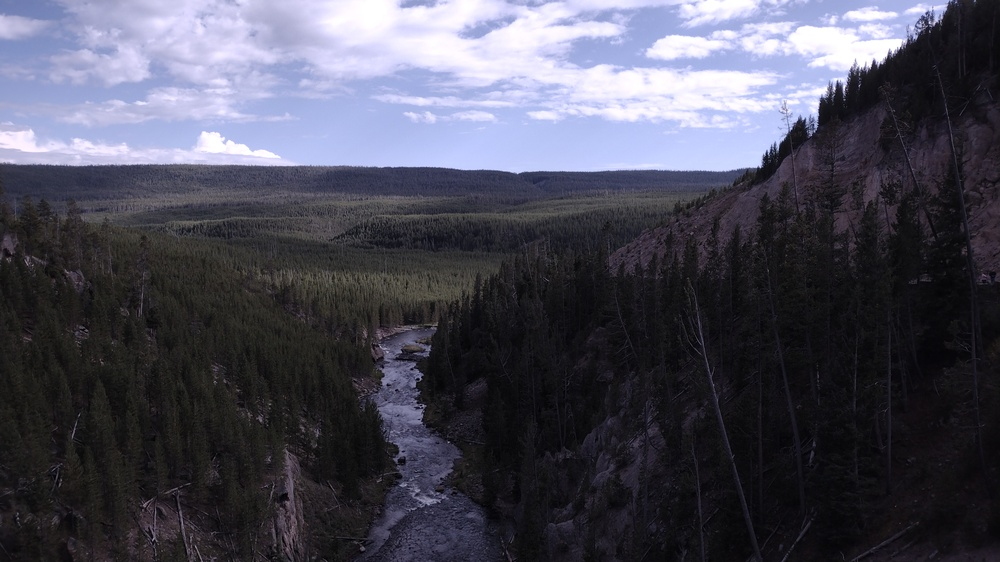
#> input picture images/landscape_different_aspect.jpg, 1000 x 562 px, shrunk from 4000 x 2250 before the run
$ python main.py images/landscape_different_aspect.jpg images/landscape_left.jpg
#> lines starting #> are read from the running program, lines starting #| are printed output that depends on the picture
from PIL import Image
from math import sqrt
import argparse
from tqdm import tqdm

def vector_magnitude(v: tuple):
    """
    Finds the magnitude of a given vector.
    As it turns out, the magnitude of an RGB value abstracted as vector
    works for finding a sane grayscale value.
    """

    mag = 0
    for component in v:
        mag += component ** 2
    return sqrt(mag)

def scale_vector(s, v: tuple):
    """
    Multiplies each element of the vector by the same value to make
    it smaller or larger.
    """
    return tuple(s * x for x in v)

def dot_product(v1: tuple, v2: tuple):
    """
    Sums the products of each element.
    Example: a1*b1 + a2*b2 + an*bn for vectors a and b.
    """
    total = 0
    for i in range(len(v1)):
        total += v1[i] * v2[i]
    return total

def project_vector(b: tuple, a: tuple):
    """Project vector a onto b"""
    # Handle zero vector to avoid division by zero
    if vector_magnitude(b) == 0:
        return (0, 0, 0)
    return scale_vector(dot_product(a, b) / dot_product(b, b), b)

def integerize_vector(v: tuple):
    """
    Ensure the vector only contains integers. Truncates any floats.
    This is necessary for RGB values as they are strictly integers.
    """
    return tuple(int(x) for x in v)

def main():
    # Parse the command line arguments
    parser = argparse.ArgumentParser(description='Quantify image similarity using linear algebra concepts')
    parser.add_argument('image1', type=str, help='Path to the first image')
    parser.add_argument('image2', type=str, help='Path to the second image')
    args = parser.parse_args()

    # Open the images and extract their values
    img_right = Image.open(args.image1)
#> img_right is the input picture: PIL image 1000x562 RGB; mean R, G, B 75, 74.8, 88
    print("Opened image 1")
    img_left = Image.open(args.image2)
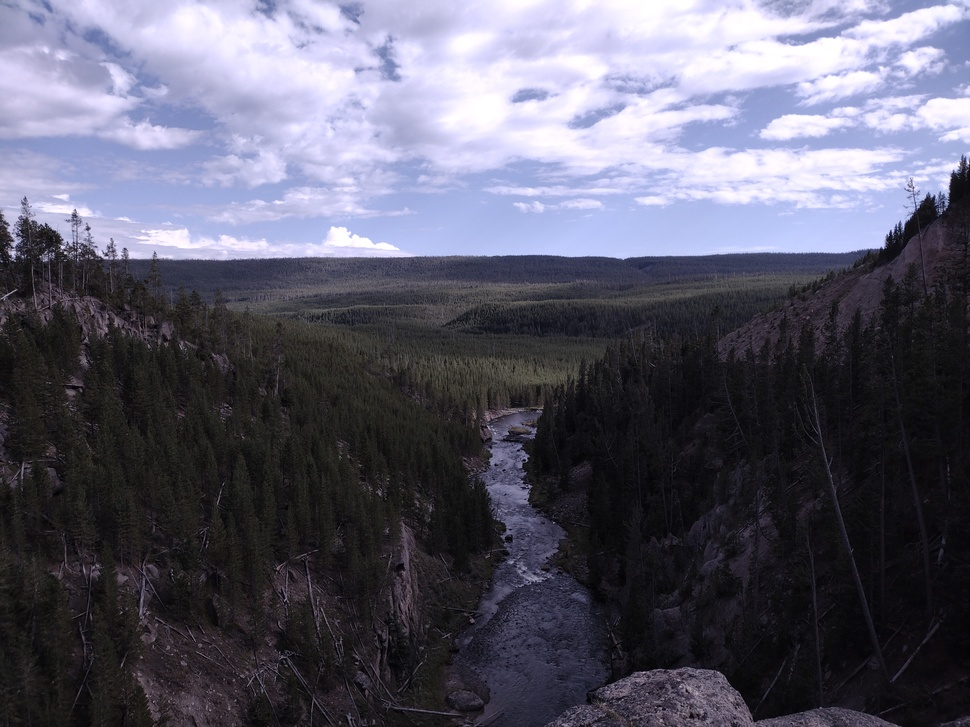
#> input picture images/landscape_left.jpg, 970 x 727 px, shrunk from 4000 x 3000 before the run
#> img_left is the input picture: PIL image 970x727 RGB; mean R, G, B 91.2, 90.6, 106
    print("Opened image 2")

    right_rgb_list = list(img_right.getdata())
#> right_rgb_list = 562000 items
    left_rgb_list = list(img_left.getdata())
#> left_rgb_list = 705190 items
    print("Extracted RGB values")

    # Initialize lists
    vector_overlay_rtl = list()
    vector_overlay_ltr = list()
    magnitude_overlay = list()
    projected_overlay = list()

    # Preform operations on each image pixel by pixel
    num_pixels = len(right_rgb_list)
#> num_pixels = 562000
    # Use tqdm to create a progress bar
    for i in tqdm(range(num_pixels), desc="Processing pixels"):
        px_vector_rtl = (right_rgb_list[i][0] - left_rgb_list[i][0], right_rgb_list[i][1] - left_rgb_list[i][1], right_rgb_list[i][2] - left_rgb_list[i][2])
        px_vector_ltr = scale_vector(-1, px_vector_rtl)

        projected = integerize_vector(project_vector(right_rgb_list[i], px_vector_rtl))
        projected_overlay.append(projected)

        px_vector_magnitude = vector_magnitude(px_vector_rtl)
        magnitude_overlay.append(px_vector_magnitude)

        vector_overlay_rtl.append(px_vector_rtl)
        vector_overlay_ltr.append(px_vector_ltr)
#> this loop made 562000 passes
#> (px_vector_rtl, px_vector_ltr, projected, px_vector_magnitude) on passes 1 to 3: ((-18, -11, 7), (18, 11, -7), (-3, -4, -6), 22.23), ((-22, -15, 3), (22, 15, -3), (-6, -8, -11), 26.8), ((-27, -22, -6), (27, 22, 6), (-12, -14, -20), 35.34)
#> after the loop, magnitude_overlay = 562000 items; projected_overlay = 562000 items; vector_overlay_ltr = 562000 items; vector_overlay_rtl = 562000 items

    # Show visualizations of subtracted vectors, projection, and magnitude.
    vector_rtl_overlay_img = Image.new('RGB', img_right.size)
#> vector_rtl_overlay_img: PIL image 1000x562 RGB; every value is 0
    vector_rtl_overlay_img.putdata(vector_overlay_rtl)
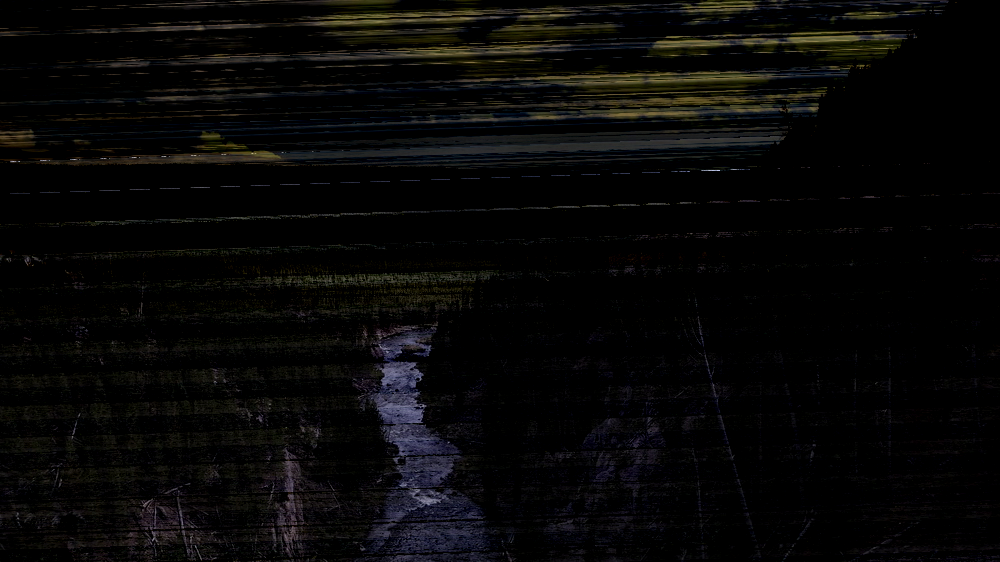
#> vector_rtl_overlay_img: PIL image 1000x562 RGB; mean R, G, B 7.7, 7.4, 6.9
    vector_rtl_overlay_img.show()

    vector_ltr_overlay_img = Image.new('RGB', img_left.size)
#> vector_ltr_overlay_img: PIL image 970x727 RGB; every value is 0
    vector_ltr_overlay_img.putdata(vector_overlay_ltr)
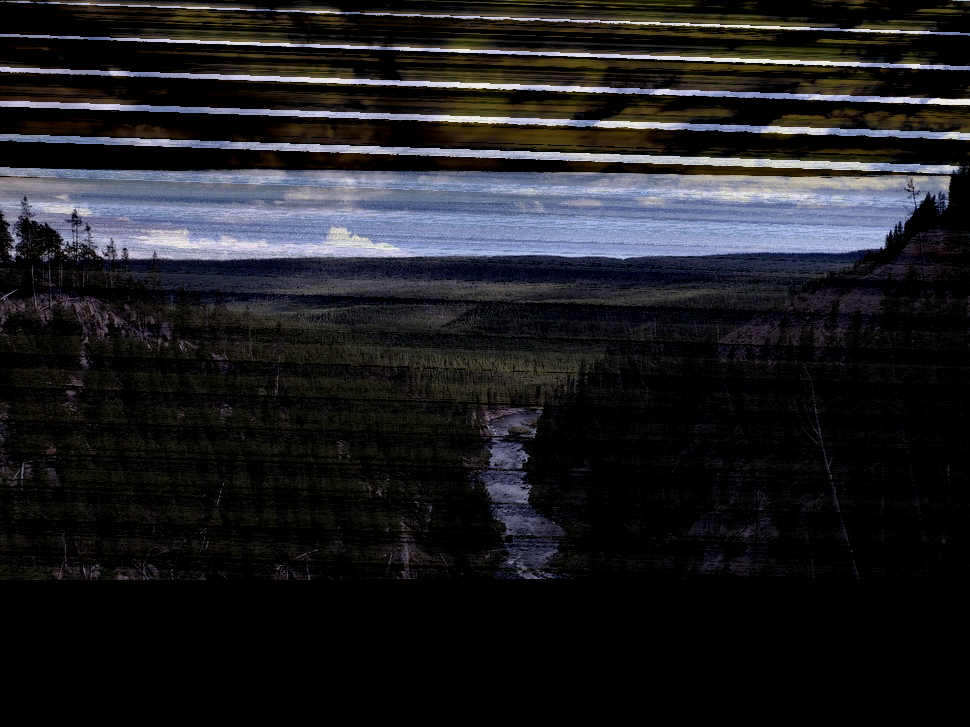
#> vector_ltr_overlay_img: PIL image 970x727 RGB; mean R, G, B 30.7, 30.7, 33.8
    vector_ltr_overlay_img.show()

    projected_overlay_img = Image.new('RGB', img_right.size)
    projected_overlay_img.putdata(projected_overlay)
    projected_overlay_img.show()

    magnitude_overlay_img = Image.new('L', img_right.size)
#> magnitude_overlay_img: PIL image 1000x562 L; every value is 0
    magnitude_overlay_img.putdata(magnitude_overlay)
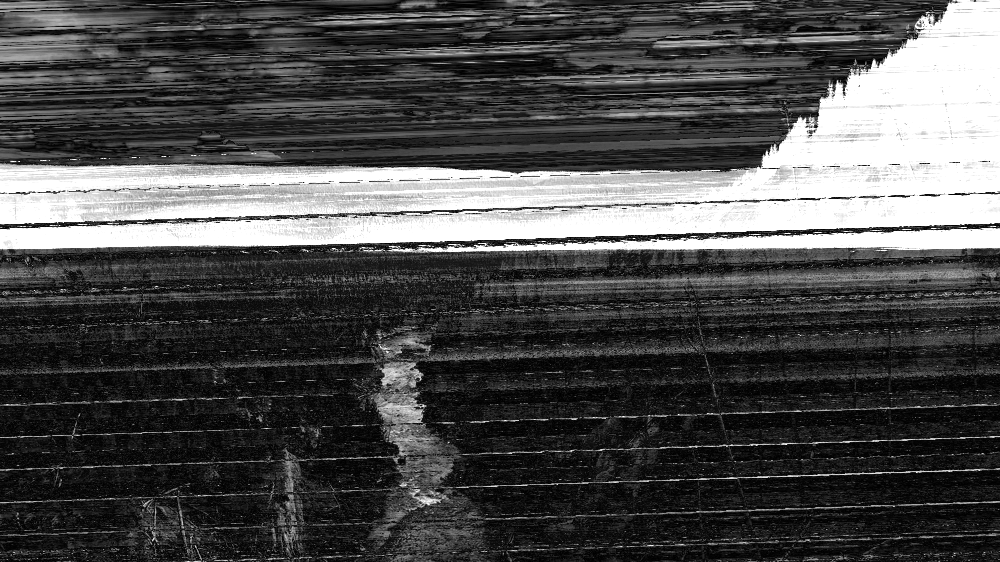
#> magnitude_overlay_img: PIL image 1000x562 L; min 0, max 255, mean 76.6
    magnitude_overlay_img.show()

if __name__ == "__main__":
    main()
